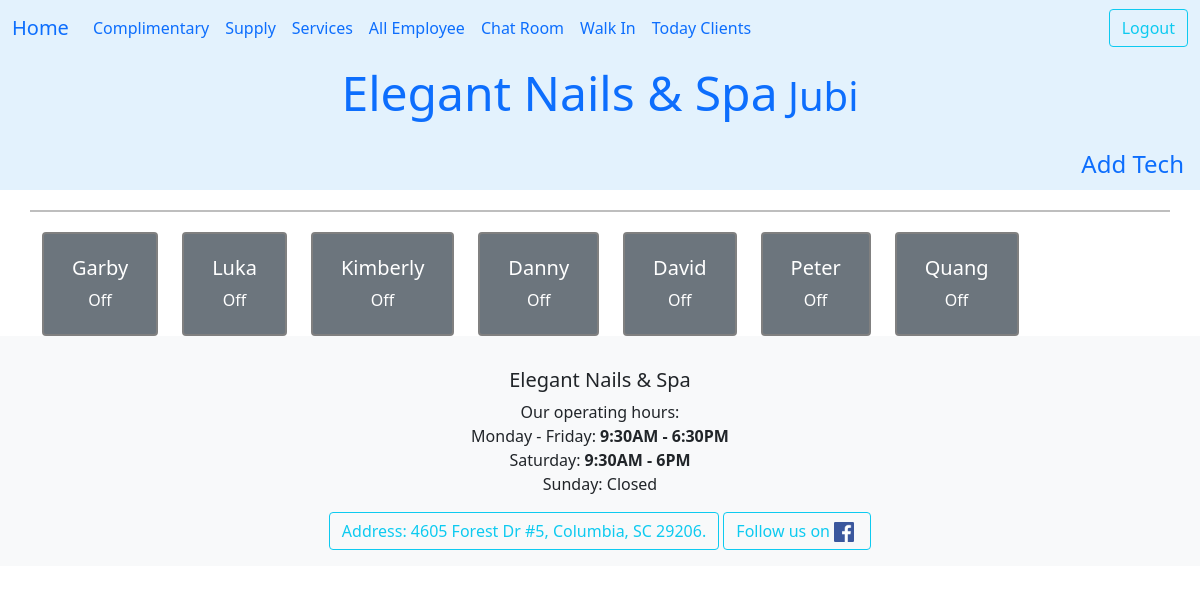
Page /ledger/ (signed in) on the earlier database version.
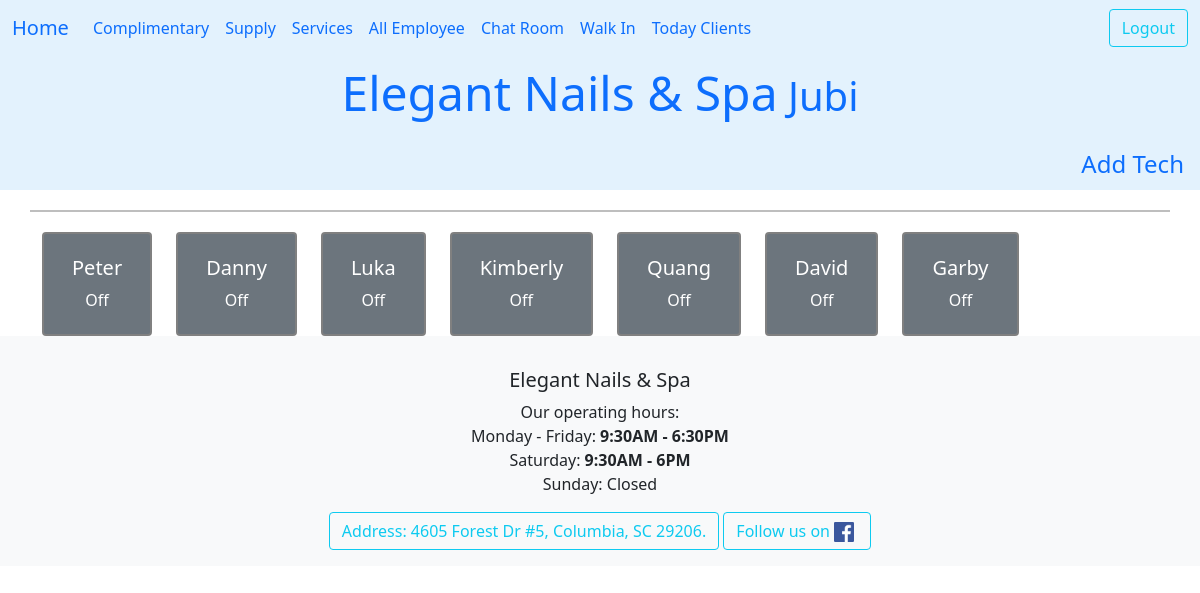
Same page on the later database version.
### ledger/models.py (models this page shows, shortened)
class Technician(models.Model):
    name = models.CharField(max_length=25)
    phone = PhoneNumberField()
    email = models.EmailField(max_length=40, null=True, blank=True)
    owner = models.ForeignKey(settings.AUTH_USER_MODEL, on_delete=models.DO_NOTHING)
    start_work_at = models.TimeField()
    end_work = models.TimeField()
    isWork = models.BooleanField(default=False)
    picture = models.ImageField(upload_to='tech_pictures/', null=True, editable=True)
    services = models.ManyToManyField("Service", blank=True, related_name="tech")
    time_come_in = models.DateTimeField(null=True)
    work_days = models.CharField(max_length=7, default="1111110", help_text="MTWTFSS: 1 for work, 0 for off")
    vacation_start = models.DateField(null=True, blank=True, help_text="Start vacation")
    vacation_end = models.DateField(null=True, blank=True, help_text="End vacation, back work!")
    date_go_work = models.DateField(null=True, blank=True)
    history = HistoricalRecords()
    hire_date = models.DateField(auto_now_add=True, help_text="Date when the technician was hired")
    experience = models.PositiveIntegerField(default=0, help_text="Years of experience in the field")
    bio = models.TextField(max_length=500, null=True, blank=True, help_text="Short bio about the technician")
    view_count = models.IntegerField(default=0)
    class Meta:
        unique_together = ('name','phone',)
        ordering = ['name']
    def get_today_clients(self):
        hnay = self.get_khachVisit().filter(day_comes=datetime.date.today()) #.exclude(status=Khach.Status.cancel)
        return hnay.order_by('time_at')
    def get_khachVisit(self):
        return self.khachvisits.all()
    def get_services_today(self):
        now = datetime.datetime.now()
        clients = self.get_today_clients().filter(time_at__lte=now)
        all_ser = []
        for client in clients:
            all_ser.extend(client.get_services())
        return len(all_ser)

### ledger/views.py (the view)
# urls.py: path('ledger/', views.AllEmployee.as_view(), name="all_employee"),
class AllEmployee(LoginRequiredMixin,ListView):
    template = 'ledger/all_employee.html'
    def get(self,request):
        employee = Technician.objects.filter(owner=request.user).exclude(name="anyOne").order_by("time_come_in")
        sort_tech = sorted(list(employee),
                           key= lambda tech: tech.get_services_today(),reverse=False
                           )
        for tech in sort_tech:
            if tech.time_come_in == None or tech.time_come_in.date() < timezone.now().date():
                tech.isWork = False
                tech.save()
        cont = {'employees': sort_tech }
        return render(request, self.template, cont)

### ledger/templates/ledger/all_employee.html (shortened to what this page needs)
{% extends 'base.html' %}
{% block nutPhu %}
        <a class="nav-link" href="{% url 'ledger:add_employee' %}">Add Tech</a>
{% endblock nutPhu %}
{% block content %}
<div class="container text-center">
  <div class="row row-cols-auto">
  <hr style="border: 1px solid black; width: 100%; margin: 20px 0;">
  {% for employee in employees %}
  {% if not employee.isWork %}
  <div class="cols-auto">
    <button class="tech-button btn btn-secondary" style="border: 2px solid gray" id="em_{{employee.id}}">
      <div class="card-body">
           <h5 class="card-title align-text-top"> {{ employee.name | title }}</h5>
        <span class="card-subtitle align-content-center">Off</span>
    </div>
    </button>
  </div>
  {% endif %}
  {% endfor %}
  </div>
</div>
{% endblock content %}

Differences in the rows shown:
changed Technician "Peter": moves up the list
changed Technician "Danny": moves up the list
changed Technician "Quang": moves up the list
changed Technician "Garby": moves down the list
